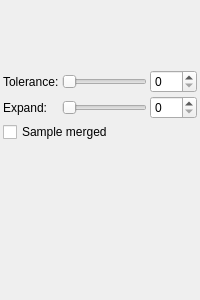
<?xml version="1.0" encoding="UTF-8"?>
<ui version="4.0">
 <class>FillSettings</class>
 <widget class="QWidget" name="FillSettings">
  <property name="geometry">
   <rect>
    <x>0</x>
    <y>0</y>
    <width>200</width>
    <height>300</height>
   </rect>
  </property>
  <layout class="QGridLayout" name="gridLayout">
   <property name="leftMargin">
    <number>3</number>
   </property>
   <property name="topMargin">
    <number>3</number>
   </property>
   <property name="rightMargin">
    <number>3</number>
   </property>
   <property name="bottomMargin">
    <number>3</number>
   </property>
   <property name="spacing">
    <number>3</number>
   </property>
   <item row="2" column="0">
    <widget class="QLabel" name="label">
     <property name="text">
      <string>Tolerance:</string>
     </property>
    </widget>
   </item>
   <item row="5" column="0">
    <spacer name="verticalSpacer">
     <property name="orientation">
      <enum>Qt::Vertical</enum>
     </property>
     <property name="sizeHint" stdset="0">
      <size>
       <width>20</width>
       <height>204</height>
      </size>
     </property>
    </spacer>
   </item>
   <item row="3" column="1">
    <widget class="QSlider" name="expand">
     <property name="maximum">
      <number>30</number>
     </property>
     <property name="pageStep">
      <number>1</number>
     </property>
     <property name="orientation">
      <enum>Qt::Horizontal</enum>
     </property>
    </widget>
   </item>
   <item row="2" column="1">
    <widget class="QSlider" name="tolerance">
     <property name="maximum">
      <number>254</number>
     </property>
     <property name="orientation">
      <enum>Qt::Horizontal</enum>
     </property>
    </widget>
   </item>
   <item row="2" column="2">
    <widget class="QSpinBox" name="tolerancebox">
     <property name="maximum">
      <number>254</number>
     </property>
    </widget>
   </item>
   <item row="3" column="2">
    <widget class="QSpinBox" name="expandBox">
     <property name="maximum">
      <number>30</number>
     </property>
    </widget>
   </item>
   <item row="3" column="0">
    <widget class="QLabel" name="label_2">
     <property name="text">
      <string>Expand:</string>
     </property>
    </widget>
   </item>
   <item row="1" column="0" colspan="3">
    <widget class="BrushPreview" name="preview">
     <property name="sizePolicy">
      <sizepolicy hsizetype="Expanding" vsizetype="Expanding">
       <horstretch>0</horstretch>
       <verstretch>0</verstretch>
      </sizepolicy>
     </property>
     <property name="minimumSize">
      <size>
       <width>32</width>
       <height>64</height>
      </size>
     </property>
     <property name="previewShape">
      <enum>BrushPreview::FloodFill</enum>
     </property>
     <property name="transparentBackground">
      <bool>true</bool>
     </property>
    </widget>
   </item>
   <item row="4" column="0" colspan="3">
    <widget class="QCheckBox" name="samplemerged">
     <property name="text">
      <string>Sample merged</string>
     </property>
    </widget>
   </item>
  </layout>
 </widget>
 <customwidgets>
  <customwidget>
   <class>BrushPreview</class>
   <extends>QFrame</extends>
   <header>widgets/brushpreview.h</header>
   <container>1</container>
  </customwidget>
 </customwidgets>
 <resources/>
 <connections>
  <connection>
   <sender>tolerance</sender>
   <signal>valueChanged(int)</signal>
   <receiver>tolerancebox</receiver>
   <slot>setValue(int)</slot>
   <hints>
    <hint type="sourcelabel">
     <x>139</x>
     <y>86</y>
    </hint>
    <hint type="destinationlabel">
     <x>196</x>
     <y>90</y>
    </hint>
   </hints>
  </connection>
  <connection>
   <sender>tolerancebox</sender>
   <signal>valueChanged(int)</signal>
   <receiver>tolerance</receiver>
   <slot>setValue(int)</slot>
   <hints>
    <hint type="sourcelabel">
     <x>196</x>
     <y>78</y>
    </hint>
    <hint type="destinationlabel">
     <x>139</x>
     <y>86</y>
    </hint>
   </hints>
  </connection>
  <connection>
   <sender>expand</sender>
   <signal>valueChanged(int)</signal>
   <receiver>expandBox</receiver>
   <slot>setValue(int)</slot>
   <hints>
    <hint type="sourcelabel">
     <x>139</x>
     <y>110</y>
    </hint>
    <hint type="destinationlabel">
     <x>196</x>
     <y>114</y>
    </hint>
   </hints>
  </connection>
  <connection>
   <sender>expandBox</sender>
   <signal>valueChanged(int)</signal>
   <receiver>expand</receiver>
   <slot>setValue(int)</slot>
   <hints>
    <hint type="sourcelabel">
     <x>196</x>
     <y>114</y>
    </hint>
    <hint type="destinationlabel">
     <x>139</x>
     <y>110</y>
    </hint>
   </hints>
  </connection>
  <connection>
   <sender>tolerance</sender>
   <signal>valueChanged(int)</signal>
   <receiver>preview</receiver>
   <slot>setFloodFillTolerance(int)</slot>
   <hints>
    <hint type="sourcelabel">
     <x>106</x>
     <y>81</y>
    </hint>
    <hint type="destinationlabel">
     <x>95</x>
     <y>42</y>
    </hint>
   </hints>
  </connection>
  <connection>
   <sender>expand</sender>
   <signal>valueChanged(int)</signal>
   <receiver>preview</receiver>
   <slot>setFloodFillExpansion(int)</slot>
   <hints>
    <hint type="sourcelabel">
     <x>117</x>
     <y>97</y>
    </hint>
    <hint type="destinationlabel">
     <x>150</x>
     <y>30</y>
    </hint>
   </hints>
  </connection>
 </connections>
</ui>
